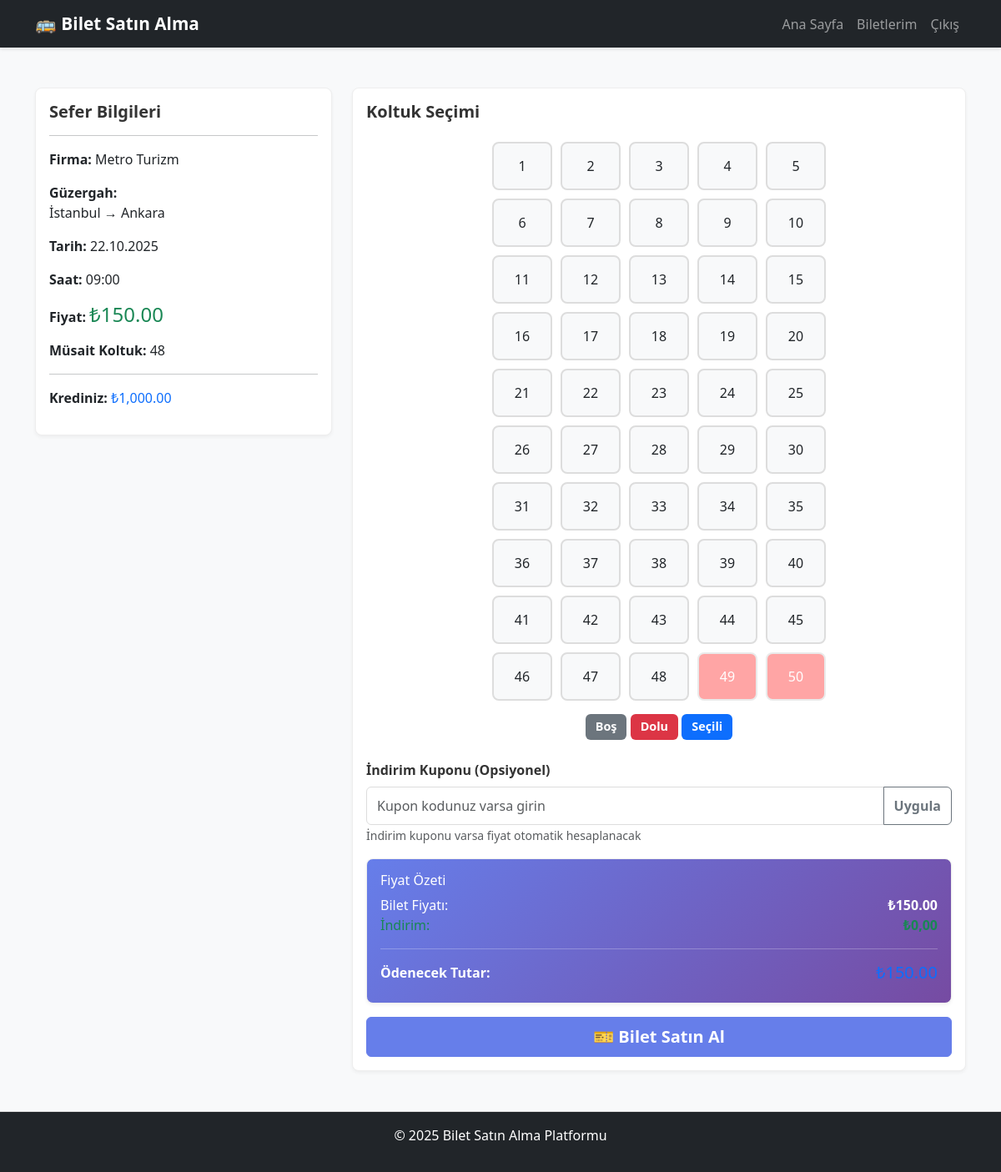
The app's page /buy-ticket.php?route_id=2 (signed in) with its own data.
### tables this page shows
CREATE TABLE routes (
    id INTEGER PRIMARY KEY AUTOINCREMENT,
    company_id INTEGER NOT NULL,
    departure_point TEXT NOT NULL,
    arrival_point TEXT NOT NULL,
    departure_date TEXT NOT NULL,
    departure_time TEXT NOT NULL,
    price REAL NOT NULL,
    total_seats INTEGER NOT NULL,
    available_seats INTEGER NOT NULL,
    created_at DATETIME DEFAULT CURRENT_TIMESTAMP,
    FOREIGN KEY (company_id) REFERENCES companies(id) ON DELETE CASCADE
);

CREATE TABLE companies (
    id INTEGER PRIMARY KEY AUTOINCREMENT,
    name TEXT UNIQUE NOT NULL,
    contact_info TEXT,
    created_at DATETIME DEFAULT CURRENT_TIMESTAMP
);

CREATE TABLE users (
    id INTEGER PRIMARY KEY AUTOINCREMENT,
    username TEXT UNIQUE NOT NULL,
    email TEXT UNIQUE NOT NULL,
    password TEXT NOT NULL,
    full_name TEXT NOT NULL,
    role TEXT DEFAULT 'user',
    virtual_credit REAL DEFAULT 0,
    created_at DATETIME DEFAULT CURRENT_TIMESTAMP,
    updated_at DATETIME DEFAULT CURRENT_TIMESTAMP
);

### public/buy-ticket.php (the view, shortened to what this page needs)
<?php
require_once __DIR__ . '/../src/database.php';
$routeId = $_GET['route_id'] ?? null;
try {
    $stmt = $pdo->prepare("
        SELECT
            routes.*,
            companies.name AS company_name
        FROM routes
        INNER JOIN companies ON routes.company_id = companies.id
        WHERE routes.id = ?
    ");
    $stmt->execute([$routeId]);
    $route = $stmt->fetch(PDO::FETCH_ASSOC);
    $stmt = $pdo->prepare("
        SELECT seat_number
        FROM tickets
        WHERE route_id = ? AND status = 'active'
    ");
    $stmt->execute([$routeId]);
    $occupiedSeats = $stmt->fetchAll(PDO::FETCH_COLUMN);
    $stmt = $pdo->prepare("SELECT virtual_credit FROM users WHERE id = ?");
    $stmt->execute([$_SESSION['user_id']]);
    $userCredit = $stmt->fetchColumn();
} catch (PDOException $e) {
    die("Veritabanı hatası: " . $e->getMessage());
}
?>
<!DOCTYPE html>
<html lang="tr">
<head>
    <link href="https://cdn.jsdelivr.net/npm/bootstrap@5.3.0/dist/css/bootstrap.min.css" rel="stylesheet">
    <link rel="stylesheet" href="css/style.css">
</head>
<body>
    <nav class="navbar navbar-expand-lg navbar-dark bg-dark">
        <div class="container">
            <a class="navbar-brand" href="index.php">🚌 Bilet Satın Alma</a>
            <div class="collapse navbar-collapse">
                <ul class="navbar-nav ms-auto">
                    <li class="nav-item"><a class="nav-link" href="index.php">Ana Sayfa</a></li>
                    <li class="nav-item"><a class="nav-link" href="my-tickets.php">Biletlerim</a></li>
                    <li class="nav-item"><a class="nav-link" href="logout.php">Çıkış</a></li>
                </ul>
            </div>
        </div>
    </nav>
    <main class="container my-5">
        <div class="row">
            <div class="col-lg-4 mb-4">
                <div class="card">
                    <div class="card-body">
                        <h5 class="card-title">Sefer Bilgileri</h5>
                        <hr>
                        <p><strong>Firma:</strong> <?php echo htmlspecialchars($route['company_name']); ?></p>
                        <p><strong>Güzergah:</strong><br>
                            <?php echo htmlspecialchars($route['departure_point']); ?>
                            →
                            <?php echo htmlspecialchars($route['arrival_point']); ?>
                        </p>
                        <p><strong>Tarih:</strong> <?php echo date('d.m.Y', strtotime($route['departure_date'])); ?></p>
                        <p><strong>Saat:</strong> <?php echo htmlspecialchars($route['departure_time']); ?></p>
                        <p><strong>Fiyat:</strong> <span class="text-success h4">₺<?php echo number_format($route['price'], 2); ?></span></p>
                        <p><strong>Müsait Koltuk:</strong> <?php echo $route['available_seats']; ?></p>
                        <hr>
                        <p><strong>Krediniz:</strong> <span class="text-primary">₺<?php echo number_format($userCredit, 2); ?></span></p>
                    </div>
                </div>
            </div>
            <div class="col-lg-8">
                <div class="card">
                    <div class="card-body">
                        <h5 class="card-title mb-4">Koltuk Seçimi</h5>
                        <form method="POST" id="purchaseForm">
                            <div class="mb-4">
                                <div class="seat-grid">
                                    <?php for ($i = 1; $i <= $route['total_seats']; $i++): ?>
                                        <?php $isOccupied = in_array($i, $occupiedSeats); ?>
                                        <?php if ($isOccupied): ?>
                                            <div class="seat occupied" title="Dolu">
                                                <?php echo $i; ?>
                                            </div>
                                        <?php else: ?>
                                            <div class="seat">
                                                <label for="seat_<?php echo $i; ?>" style="cursor: pointer; display: block;">
                                                    <?php echo $i; ?>
                                                </label>
                                            </div>
                                        <?php endif; ?>
                                    <?php endfor; ?>
                                </div>
                                <div class="mt-3 text-center">
                                    <span class="badge bg-secondary">Boş</span>
                                    <span class="badge bg-danger">Dolu</span>
                                    <span class="badge bg-primary">Seçili</span>
                                </div>
                            </div>
                            <div class="mb-3">
                                <label for="coupon_code" class="form-label">İndirim Kuponu (Opsiyonel)</label>
                                <div class="input-group">
                                    <input
                                        type="text"
                                        class="form-control"
                                        id="coupon_code"
                                        name="coupon_code"
                                        placeholder="Kupon kodunuz varsa girin"
                                    >
                                    <button type="button" class="btn btn-outline-secondary" onclick="applyCoupon()">
                                        Uygula
                                    </button>
                                </div>
                                <small class="text-muted">İndirim kuponu varsa fiyat otomatik hesaplanacak</small>
                            </div>
                            <div class="card bg-light mb-3">
                                <div class="card-body">
                                    <h6>Fiyat Özeti</h6>
                                    <div class="d-flex justify-content-between">
                                        <span>Bilet Fiyatı:</span>
                                        <strong id="basePrice">₺<?php echo number_format($route['price'], 2); ?></strong>
                                    </div>
                                    <div class="d-flex justify-content-between text-success">
                                        <span>İndirim:</span>
                                        <strong id="discount">₺0,00</strong>
                                    </div>
                                    <hr>
                                    <div class="d-flex justify-content-between">
                                        <strong>Ödenecek Tutar:</strong>
                                        <strong class="text-primary h5" id="finalPrice">₺<?php echo number_format($route['price'], 2); ?></strong>
                                    </div>
                                </div>
                            </div>
                            <div class="d-grid">
                                <button type="submit" class="btn btn-primary btn-lg">
                                    🎫 Bilet Satın Al
                                </button>
                            </div>
                        </form>
                    </div>
                </div>
            </div>
        </div>
    </main>
    <footer class="bg-dark text-white text-center py-3 mt-5">
        <p>&copy; 2025 Bilet Satın Alma Platformu</p>
    </footer>
</body>
</html>

### public/css/style.css (style rules this page uses)
* { margin: 0; padding: 0; box-sizing: border-box; }
body { background-color: #f8f9fa; font-family: 'Segoe UI', Tahoma, Geneva, Verdana, sans-serif; }
.navbar { box-shadow: 0 2px 4px rgba(0, 0, 0, 0.1); margin-bottom: 30px; }
.navbar-brand { font-weight: bold; font-size: 1.3rem; }
.bg-light { background: linear-gradient(135deg, #667eea 0%, #764ba2 100%); color: white !important; }
.form-label { font-weight: 600; color: #333; margin-bottom: 8px; }
.form-control { border: 1px solid #ddd; padding: 10px 12px; font-size: 1rem; border-radius: 6px; transition: border-color 0.3s; }
.btn { border-radius: 6px; font-weight: 600; transition: all 0.3s; }
.btn-primary { background-color: #667eea; border-color: #667eea; }
.card { border: 1px solid #eee; box-shadow: 0 2px 4px rgba(0, 0, 0, 0.05); border-radius: 8px; transition: all 0.3s; }
.card-title { color: #333; font-weight: 700; }
footer { border-top: 1px solid #ddd; margin-top: auto; }
.card { transition: all 0.3s ease; }
.badge { font-size: 0.9rem; padding: 8px 12px; }

### public/buy-ticket.php (style rules this page uses)
.seat-grid { display: grid; grid-template-columns: repeat(5, 1fr); gap: 10px; max-width: 400px; margin: 0 auto; }
.seat { padding: 15px; border: 2px solid #ddd; border-radius: 8px; text-align: center; cursor: pointer; transition: all 0.3s; background-color: #f8f9fa; }
.seat.occupied { background-color: #ff6b6b; color: white; cursor: not-allowed; opacity: 0.6; }

### records on screen
routes: company.name "Metro Turizm", departure_point "İstanbul", arrival_point "Ankara", departure_date "22.10.2025", departure_time "09:00", price "150.00", available_seats "48"
users: virtual_credit "1,000.00"
